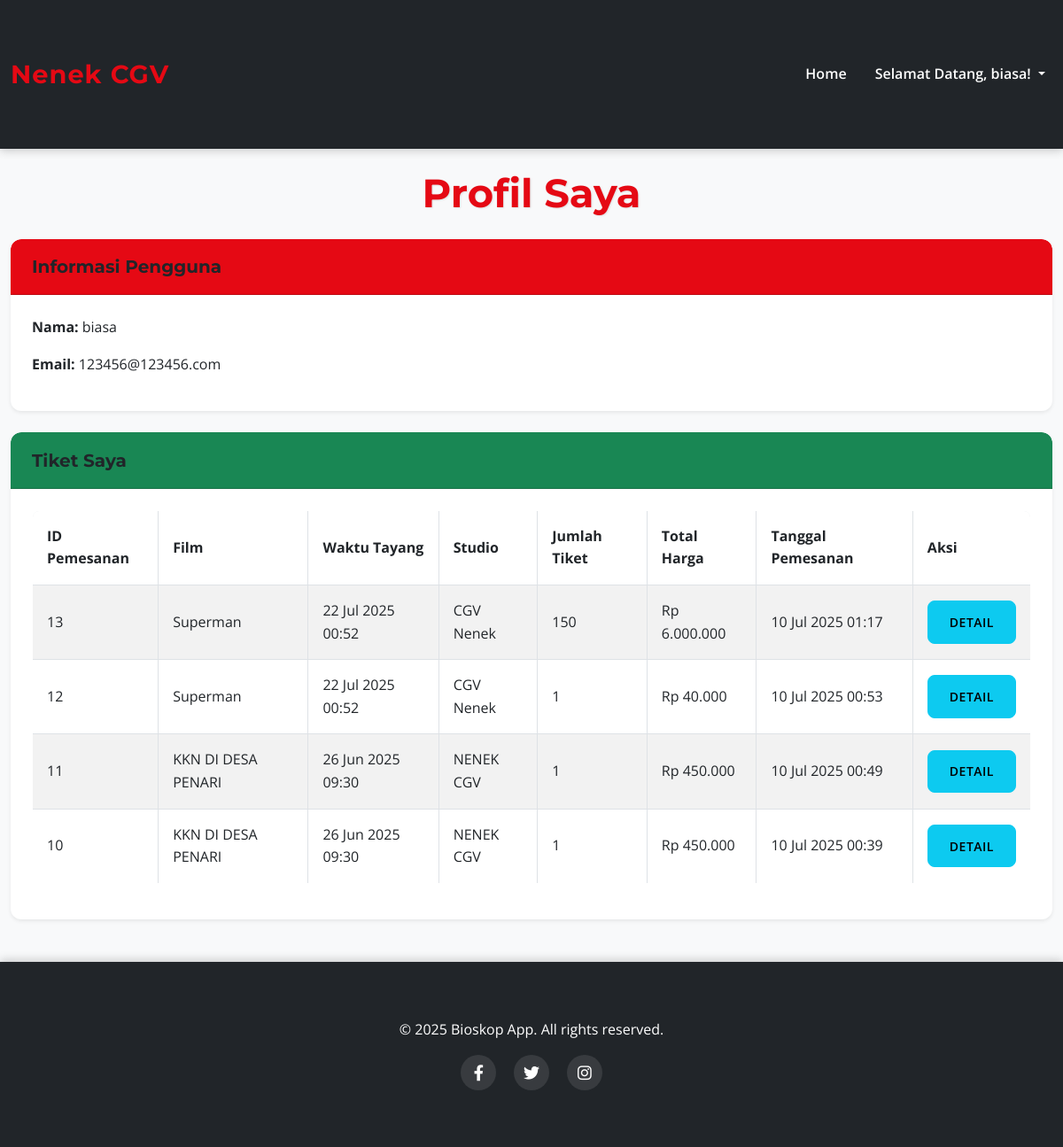
Page /bioskop_app/profil.php (signed in) on the committed database.
### tables this page shows
CREATE TABLE `users` (
  `user_id` int(11) NOT NULL,
  `username` varchar(50) NOT NULL,
  `password` varchar(255) NOT NULL,
  `email` varchar(100) NOT NULL,
  `role` enum('user','admin') DEFAULT 'user',
  `created_at` datetime DEFAULT current_timestamp()
);

CREATE TABLE `bookings` (
  `booking_id` int(11) NOT NULL,
  `schedule_id` int(11) NOT NULL,
  `customer_name` varchar(255) NOT NULL,
  `customer_email` varchar(255) NOT NULL,
  `num_tickets` int(11) NOT NULL,
  `total_price` decimal(10,2) NOT NULL,
  `booking_date` datetime DEFAULT current_timestamp(),
  `user_id` int(11) DEFAULT NULL
);

CREATE TABLE `movies` (
  `movie_id` int(11) NOT NULL,
  `title` varchar(255) NOT NULL,
  `genre` varchar(100) DEFAULT NULL,
  `duration` int(11) DEFAULT NULL,
  `description` text DEFAULT NULL,
  `poster_url` varchar(255) DEFAULT NULL
);

CREATE TABLE `schedules` (
  `schedule_id` int(11) NOT NULL,
  `movie_id` int(11) NOT NULL,
  `show_time` datetime NOT NULL,
  `cinema_hall` varchar(50) NOT NULL,
  `price` decimal(10,2) NOT NULL
);

### bioskop_app/profil.php (the view, shortened to what this page needs)
<?php
include 'config/database.php';
include 'includes/header.php';
$user_id = $_SESSION['user_id'];
try {
    $stmt_user = $pdo->prepare("SELECT * FROM users WHERE user_id = ?");
    $stmt_user->execute([$user_id]);
    $user = $stmt_user->fetch(PDO::FETCH_ASSOC);
} catch (PDOException $e) {
    echo "<div class='alert alert-danger'>Terjadi kesalahan database: " . $e->getMessage() . "</div>";
    include 'includes/footer.php';
    exit();
}
try {
    $stmt_bookings = $pdo->prepare("
        SELECT b.*, s.show_time, s.cinema_hall, s.price, m.title, m.poster_url
        FROM bookings b
        JOIN schedules s ON b.schedule_id = s.schedule_id
        JOIN movies m ON s.movie_id = m.movie_id
        WHERE b.user_id = ?
        ORDER BY b.booking_date DESC
    ");
    $stmt_bookings->execute([$user_id]);
    $bookings = $stmt_bookings->fetchAll(PDO::FETCH_ASSOC);
} catch (PDOException $e) {
    echo "<div class='alert alert-danger'>Terjadi kesalahan database saat mengambil daftar tiket: " . $e->getMessage() . "</div>";
    include 'includes/footer.php';
    exit();
}
?>
<h1>Profil Saya</h1>
<div class="card mb-4 shadow-sm">
    <div class="card-header bg-primary text-white">
        <h5 class="mb-0">Informasi Pengguna</h5>
    </div>
    <div class="card-body">
        <p><strong>Nama:</strong> <?php echo htmlspecialchars($user['username']); ?></p>
        <p><strong>Email:</strong> <?php echo htmlspecialchars($user['email']); ?></p>
        </div>
</div>
<div class="card shadow-sm">
    <div class="card-header bg-success text-white">
        <h5 class="mb-0">Tiket Saya</h5>
    </div>
    <div class="card-body">
        <?php if (empty($bookings)): ?>
            <div class="alert alert-info">Anda belum memesan tiket apa pun.</div>
        <?php else: ?>
            <div class="table-responsive">
                <table class="table table-striped table-bordered">
                    <thead>
                        <tr>
                            <th>ID Pemesanan</th>
                            <th>Film</th>
                            <th>Waktu Tayang</th>
                            <th>Studio</th>
                            <th>Jumlah Tiket</th>
                            <th>Total Harga</th>
                            <th>Tanggal Pemesanan</th>
                            <th>Aksi</th> </tr>
                    </thead>
                    <tbody>
                        <?php foreach ($bookings as $booking): ?>
                            <tr>
                                <td><?php echo htmlspecialchars($booking['booking_id']); ?></td>
                                <td><?php echo htmlspecialchars($booking['title']); ?></td>
                                <td><?php echo date('d M Y H:i', strtotime($booking['show_time'])); ?></td>
                                <td><?php echo htmlspecialchars($booking['cinema_hall']); ?></td>
                                <td><?php echo htmlspecialchars($booking['num_tickets']); ?></td>
                                <td>Rp <?php echo number_format($booking['total_price'], 0, ',', '.'); ?></td>
                                <td><?php echo date('d M Y H:i', strtotime($booking['booking_date'])); ?></td>
                                <td>
                                    <a href="view.ticket.php?id=<?php echo htmlspecialchars($booking['booking_id']); ?>" class="btn btn-sm btn-info">Detail</a>
                                    </td>
                            </tr>
                        <?php endforeach; ?>
                    </tbody>
                </table>
            </div>
        <?php endif; ?>
    </div>
</div>
<?php include 'includes/footer.php'; ?>

### bioskop_app/css/style.css (style rules this page uses)
:root { --primary-color: #E50914; --secondary-color: #212529; --accent-color: #0d6efd; --light-bg: #f8f9fa; --dark-bg: #1a1a1a; --text-color-light: #fefefe; --text-color-dark: #333; --card-bg: #ffffff; --card-shadow: 0 4px 20px rgba(0, 0, 0, 0.08); --border-radius-lg: 12px; --border-radius-md: 8px; }
body { font-family: 'Open Sans', sans-serif; background-color: var(--light-bg); color: var(--text-color-dark); line-height: 1.6; margin: 0; padding: 0; }
h1, h2, h3, h4, h5, h6 { font-family: 'Montserrat', sans-serif; font-weight: 700; color: var(--secondary-color); }
h1 { font-size: 2.8rem; margin-bottom: 1.5rem; text-align: center; color: var(--primary-color); text-shadow: 1px 1px 2px rgba(0,0,0,0.1); }
p { font-size: 1rem; }
.card { border: none; border-radius: var(--border-radius-lg); box-shadow: var(--card-shadow); transition: transform 0.3s ease, box-shadow 0.3s ease; overflow: hidden; }
.card-body { padding: 1.5rem; display: flex; flex-direction: column; }
.btn { padding: 0.8rem 1.5rem; border-radius: var(--border-radius-md); font-weight: 600; transition: all 0.3s ease; text-transform: uppercase; letter-spacing: 0.5px; }
.card-header { background-color: var(--secondary-color); color: var(--text-color-light); font-family: 'Montserrat', sans-serif; font-weight: 600; font-size: 1.2rem; border-top-left-radius: var(--border-radius-lg) !important; border-top-right-radius: var(--border-radius-lg) !important; padding: 1.2rem 1.5rem; }
.card-header.bg-primary { background-color: var(--primary-color) !important; }
.table { border-radius: var(--border-radius-md); overflow: hidden; border: 1px solid #dee2e6; }
.table thead { background-color: #e9ecef; color: var(--secondary-color); }
.table th, .table td { padding: 1rem; vertical-align: middle; }
.table-striped tbody tr:nth-of-type(odd) { background-color: rgba(0, 0, 0, 0.03); }

### rows in the picture
users: username "biasa", email "123456@123456.com"
bookings: booking_id "13", movies.title "Superman", schedule.show_time "22 Jul 2025 00:52", schedule.cinema_hall "CGV Nenek", num_tickets "150", total_price "6.000.000", booking_date "10 Jul 2025 01:17"
bookings: booking_id "12", movies.title "Superman", schedule.show_time "22 Jul 2025 00:52", schedule.cinema_hall "CGV Nenek", num_tickets "1", total_price "40.000", booking_date "10 Jul 2025 00:53"
bookings: booking_id "11", movies.title "KKN DI DESA PENARI", schedule.show_time "26 Jun 2025 09:30", schedule.cinema_hall "NENEK CGV", num_tickets "1", total_price "450.000", booking_date "10 Jul 2025 00:49"
bookings: booking_id "10", movies.title "KKN DI DESA PENARI", schedule.show_time "26 Jun 2025 09:30", schedule.cinema_hall "NENEK CGV", num_tickets "1", total_price "450.000", booking_date "10 Jul 2025 00:39"

### other values in the picture
$_SESSION['username'] "biasa"
